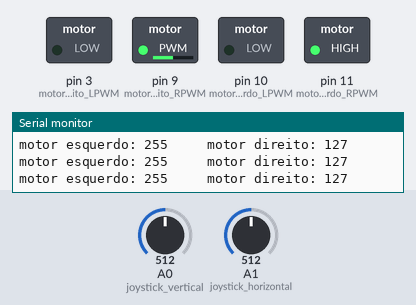
A sketch run on a simulated Arduino Uno, built with avr-gcc and run on an emulated ATmega328P. Parts: switched loads named in the sketch (green lamp = pin HIGH), the last lines printed to the serial monitor. The inputs (shaded band) are chosen by the test bench; at power-on: A0 (joystick_vertical) = 512, A1 (joystick_horizontal) = 512.

Above: at 1.2 s.
1.3 s: A0 (joystick_vertical) set to 544
At 1.6 s:
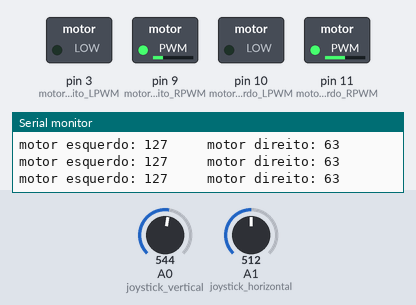
2.8 s: A1 (joystick_horizontal) set to 498
4.3 s: A1 (joystick_horizontal) set to 489
At 5.0 s:
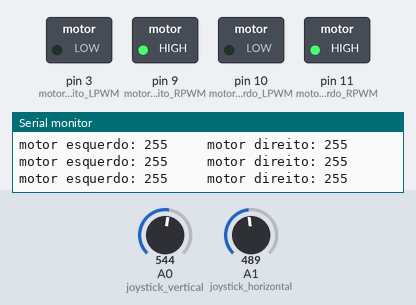
5.8 s: A0 (joystick_vertical) set to 505
At 6.5 s:
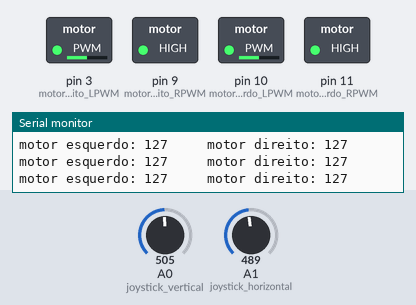
7.3 s: A1 (joystick_horizontal) set to 469
At 8.0 s:
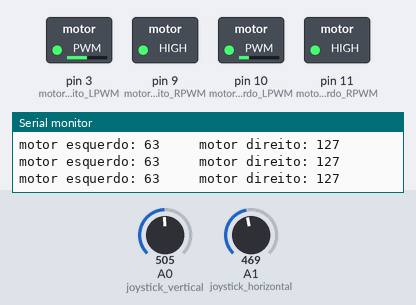
8.8 s: A1 (joystick_horizontal) set to 502
At 9.9 s:
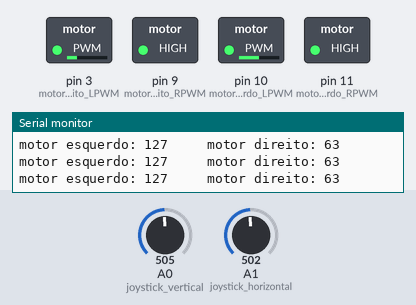
Timing chart, 0 to 11.3 s (numbered marks = the images above; inputs shaded):
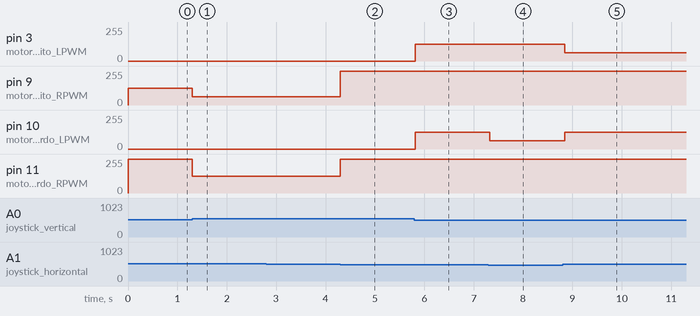

The sketch:

sketch_sep24a2.ino
```cpp
/*
  @PROJECT: CADEIRA DE RODAS MOTORIZADA
  @DATE: 24/09/2019
  @AUTHOR: LUIZ EDUARDO BILOTTA
  @EMAIL: LUIZEDUARDOBILOTTA@GMAIL.COM
*/

//DEFINIÇÃO DAS PINAGENS UTILIZADAS
#define joystick_vertical A0
#define joystick_horizontal A1

#define motor_esquerdo_RPWM 11
#define motor_esquerdo_LPWM 10

#define motor_direito_RPWM 9
#define motor_direito_LPWM 3

void setup() {

  //ATRIBUINDO FUNÇÃO DO PINO (ENTRADA OU SAÍDA)
  pinMode (joystick_vertical, INPUT);
  pinMode (joystick_horizontal, INPUT);

  pinMode (motor_esquerdo_RPWM, OUTPUT);
  pinMode (motor_esquerdo_LPWM, OUTPUT);

  pinMode (motor_direito_RPWM, OUTPUT);
  pinMode (motor_direito_LPWM, OUTPUT);

  //INICIALIZAÇÃO DO MONITORAMENTO PELO SERIAL MONITOR
  Serial.begin(9600);

}

void loop() {

  //LEITURA DE POSIÇÃO DO JOYSTICK NO EIXO VERTICAL
  int posicao_JV = analogRead(joystick_vertical);

  //LEITURA DE POSIÇÃO DO JOYSTICK NO EIXO HORIZONTAL
  int posicao_JH = analogRead(joystick_horizontal);


  //VERIFICA SE O JOYSTICK ESTÁ SENDO ACIONADO
  if ((posicao_JV < 510) || (posicao_JV > 530) || (posicao_JH < 479) || (posicao_JH > 490)) {


    //VERIFICA SE O JOYSTICK ESTÁ SENDO ACIONADO PARA FRENTE ATRIBUINDO TENSÃO AOS MOTORES
    if ((posicao_JV > 530) && (posicao_JH > 477) && (posicao_JH < 490 )) {

      //VERIFICA SE O JOYSTICK ESTÁ NA VELOCIDADE MÁXIMA
      if (posicao_JV == 1023) {
        analogWrite(motor_esquerdo_RPWM, 255);
        analogWrite(motor_direito_RPWM, 255);

        Serial.print("motor esquerdo: 255");
        Serial.print("     ");
        Serial.println("motor direito: 255");
      }
      else { //VERIFICA SE O JOYSTICK ESTÁ NA VELOCIDADE MÉDIA
        analogWrite(motor_esquerdo_RPWM, 255);
        analogWrite(motor_direito_RPWM, 255);

        Serial.print("motor esquerdo: 255");
        Serial.print("     ");
        Serial.println("motor direito: 255");
      }
    }

    //VERIFICA SE O JOYSTICK ESTÁ SENDO ACIONADO PARA TRÁS ATRUIBUINDO TENSÃO AOS MOTORES
    if ((posicao_JV < 510) && (posicao_JH > 477) && (posicao_JH < 490)) {

      //VERIFICA SE O JOYSTICK ESTÁ NA VELOCIDADE MÁXIMA
      if (posicao_JV == 0) {
        analogWrite(motor_esquerdo_LPWM, 255);
        analogWrite(motor_direito_LPWM, 255);

        Serial.print("motor esquerdo: 255");
        Serial.print("     ");
        Serial.println("motor direito: 255");
      }
      else { //VERIFICA SE O JOYSTICK ESTÁ NA VELOCIDADE MÉDIA
        analogWrite(motor_esquerdo_LPWM, 127);
        analogWrite(motor_direito_LPWM, 127);

        Serial.print("motor esquerdo: 127");
        Serial.print("     ");
        Serial.println("motor direito: 127");
      }
    }

    //VERIFICA SE O JOYSTICK ESTÁ SENDO ACIONADO PARA ESQUERDA ATRIBUINDO TENSÃO AOS MOTORES
    if ((posicao_JH < 479) && (posicao_JV > 515) && (posicao_JV < 523 )) {

       //VERIFICA SE O JOYSTICK ESTÁ NA VELOCIDADE MÁXIMA
      if (posicao_JH == 0) {
        analogWrite(motor_esquerdo_RPWM, 127);
        analogWrite(motor_direito_RPWM, 255);

        Serial.print("motor esquerdo: 127");
        Serial.print("     ");
        Serial.println("motor direito: 255");
      }
      else { //VERIFICA SE O JOYSTICK ESTÁ NA VELOCIDADE MÉDIA
        analogWrite(motor_esquerdo_RPWM, 63);
        analogWrite(motor_direito_RPWM, 127);

        Serial.print("motor esquerdo: 63");
        Serial.print("     ");
        Serial.println("motor direito: 127");
      }
    }

    //VERIFICA SE O JOYSTICK ESTÁ SENDO ACIONADO PARA DIREITA ATRIBUINDO TENSÃO AOS MOTORES
    if ((posicao_JH > 490) && (posicao_JV > 510) && (posicao_JV < 530 )) {

      //VERIFICA SE O JOYSTICK ESTÁ NA VELOCIDADE MÁXIMA
      if (posicao_JH == 1023) {
        analogWrite(motor_esquerdo_RPWM, 255);
        analogWrite(motor_direito_RPWM, 127);

        Serial.print("motor esquerdo: 255");
        Serial.print("     ");
        Serial.println("motor direito: 127");
      }
      else { //VERIFICA SE O JOYSTICK ESTÁ NA VELOCIDADE MÉDIA
        analogWrite(motor_esquerdo_RPWM, 255);
        analogWrite(motor_direito_RPWM, 127);

        Serial.print("motor esquerdo: 255");
        Serial.print("     ");
        Serial.println("motor direito: 127");
      }
    }

    //VERIFICA SE O JOYSTICK ESTÁ SENDO ACIONADO PARA FRENTE E PARA ESQUERDA AO MESMO TEMPO ATRIBUINDO TENSÃO AOS MOTORES
    if ((posicao_JV > 530) && (posicao_JH < 479)) {

      //VERIFICA SE O JOYSTICK ESTÁ NA VELOCIDADE MÁXIMA
      if ((posicao_JV == 1023) && (posicao_JH == 0)) {
        analogWrite(motor_esquerdo_RPWM, 127);
        analogWrite(motor_direito_RPWM, 255);

        Serial.print("motor esquerdo: 127");
        Serial.print("     ");
        Serial.println("motor direito: 255");
      }
      else { //VERIFICA SE O JOYSTICK ESTÁ NA VELOCIDADE MÉDIA
        analogWrite(motor_esquerdo_RPWM, 63);
        analogWrite(motor_direito_RPWM, 127);

        Serial.print("motor esquerdo: 63");
        Serial.print("     ");
        Serial.println("motor direito: 127");
      }
    }

    //VERIFICA SE O JOYSTICK ESTÁ SENDO ACIONADO PARA FRENTE E PARA DIREITA AO MESMO TEMPO ATRIBUINDO TENSÃO AOS MOTORES
    if ((posicao_JV > 530) && (posicao_JH > 490)) {

      //VERIFICA SE O JOYSTICK ESTÁ NA VELOCIDADE MÁXIMA
      if ((posicao_JV == 1023) && (posicao_JH == 1023)) {
        analogWrite(motor_esquerdo_RPWM, 255);
        analogWrite(motor_direito_RPWM, 127);

        Serial.print("motor esquerdo: 255");
        Serial.print("     ");
        Serial.println("motor direito: 127");
      }
      else { //VERIFICA SE O JOYSTICK ESTÁ NA VELOCIDADE MÉDIA
        analogWrite(motor_esquerdo_RPWM, 127);
        analogWrite(motor_direito_RPWM, 63);

        Serial.print("motor esquerdo: 127");
        Serial.print("     ");
        Serial.println("motor direito: 63");
      }
    }

    //VERIFICA SE O JOYSTICK ESTÁ SENDO ACIONADO PARA TRÁS E PARA ESQUERDA AO MESMO TEMPO ATRIBUINDO TENSÃO AOS MOTORES
    if ((posicao_JV < 510) && (posicao_JH < 479)) {

      //VERIFICA SE O JOYSTICK ESTÁ NA VELOCIDADE MÁXIMA
      if ((posicao_JV == 0) && (posicao_JH == 0)) {
        analogWrite(motor_esquerdo_LPWM, 127);
        analogWrite(motor_direito_LPWM, 255);

        Serial.print("motor esquerdo: 127");
        Serial.print("     ");
        Serial.println("motor direito: 255");
      }
      else { //VERIFICA SE O JOYSTICK ESTÁ NA VELOCIDADE MÉDIA
        analogWrite(motor_esquerdo_LPWM, 63);
        analogWrite(motor_direito_LPWM, 127);

        Serial.print("motor esquerdo: 63");
        Serial.print("     ");
        Serial.println("motor direito: 127");
      }
    }

    //VERIFICA SE O JOYSTICK ESTÁ SENDO ACIONADO PARA TRÁS E PARA DIREITA AO MESMO TEMPO ATRIBUINDO TENSÃO AOS MOTORES
    if ((posicao_JV < 510) && (posicao_JH > 492)) {

      //VERIFICA SE O JOYSTICK ESTÁ NA VELOCIDADE MÁXIMA
      if ((posicao_JV == 0) && (posicao_JH == 1023)) {
        analogWrite(motor_esquerdo_LPWM, 255);
        analogWrite(motor_direito_LPWM, 127);

        Serial.print("motor esquerdo: 255");
        Serial.print("     ");
        Serial.println("motor direito: 127");
      }
      else { //VERIFICA SE O JOYSTICK ESTÁ NA VELOCIDADE MÉDIA
        analogWrite(motor_esquerdo_LPWM, 127);
        analogWrite(motor_direito_LPWM, 63);

        Serial.print("motor esquerdo: 127");
        Serial.print("     ");
        Serial.println("motor direito: 63");
      }
    }

  }
  else{
    analogWrite(motor_esquerdo_RPWM, 0);
    analogWrite(motor_esquerdo_LPWM, 0);
    analogWrite(motor_direito_RPWM, 0);
    analogWrite(motor_direito_LPWM, 0);
  }
}
```

Measured:
- the behaviour switches between 530 and 531 on A0 (joystick_vertical) (found by bisection; images 0 and 1)
- the behaviour switches between 490 and 489 on A1 (joystick_horizontal) (found by bisection; images 1 and 2)
- after the input at 1.3 s, pin 9 (motor_direito_RPWM): 127/255 → 63/255 at once; pin 11 (motor_esquerdo_RPWM): 255/255 → 127/255 at once
- after the input at 4.3 s, pin 9 (motor_direito_RPWM): 63/255 → 255/255 at once; pin 11 (motor_esquerdo_RPWM): 127/255 → 255/255 at once
- after the input at 5.8 s, pin 3 (motor_direito_LPWM), pin 10 (motor_esquerdo_LPWM): 0/255 → 127/255 at once
- after the input at 7.3 s, pin 10 (motor_esquerdo_LPWM): 127/255 → 63/255 at once
- after the input at 8.8 s, pin 3 (motor_direito_LPWM): 127/255 → 63/255 at once; pin 10 (motor_esquerdo_LPWM): 63/255 → 127/255 at once
